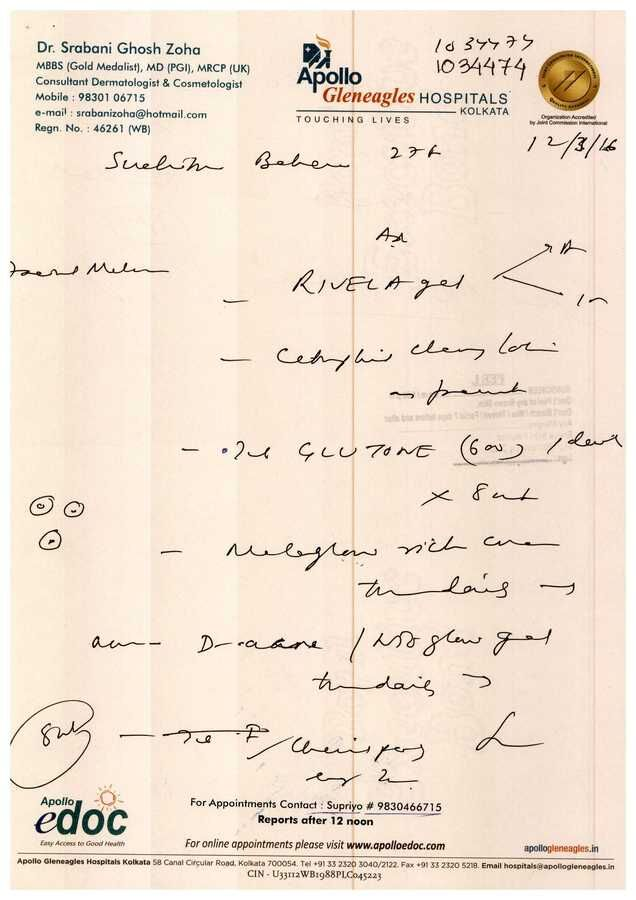
#> input picture 4.jpeg, 636 x 900 px, given in place of 60.jpg, which was not available
$ python skew.py
#> lines starting #> are read from the running program, lines starting #| are printed output that depends on the picture; pictures that were not available may be replaced by others from this repository, and a replacement may not be noted
# import the necessary packages
import numpy as np
import argparse
import cv2

image = cv2.imread("../temp/roiImg/60.jpg")
#> image is the input picture: shape (900, 636, 3); mean B, G, R 209.6, 225.2, 241
# cv2.imshow("fdfs", image)
# cv2.waitKey(0)
gray = cv2.cvtColor(image, cv2.COLOR_BGR2GRAY)
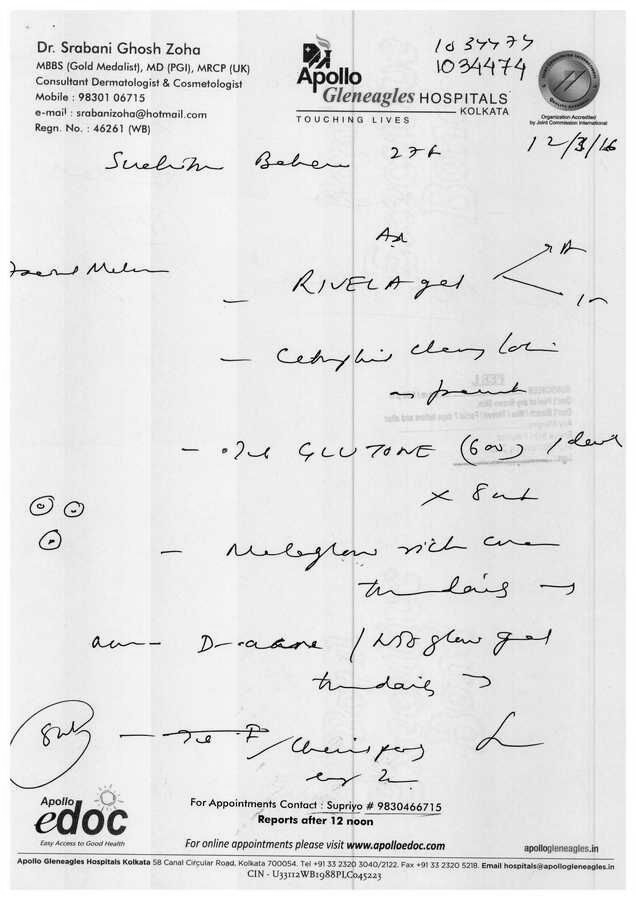
#> gray: shape (900, 636); min 0, max 255, mean 228.2
# gray = image
gray = cv2.bitwise_not(gray)
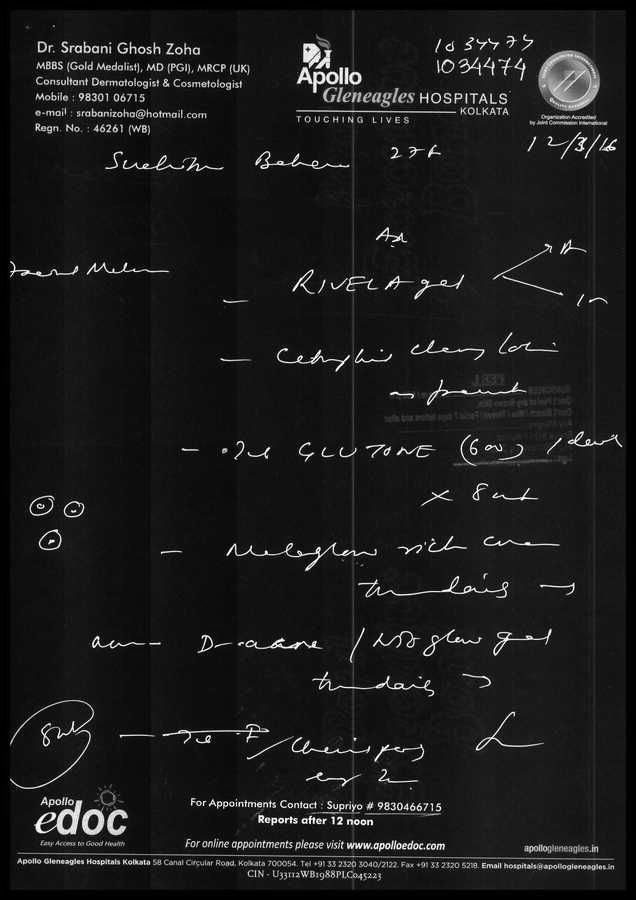
#> gray: shape (900, 636); min 0, max 255, mean 26.8
thresh = cv2.threshold(gray, 0, 255,cv2.THRESH_BINARY | cv2.THRESH_OTSU)[1]
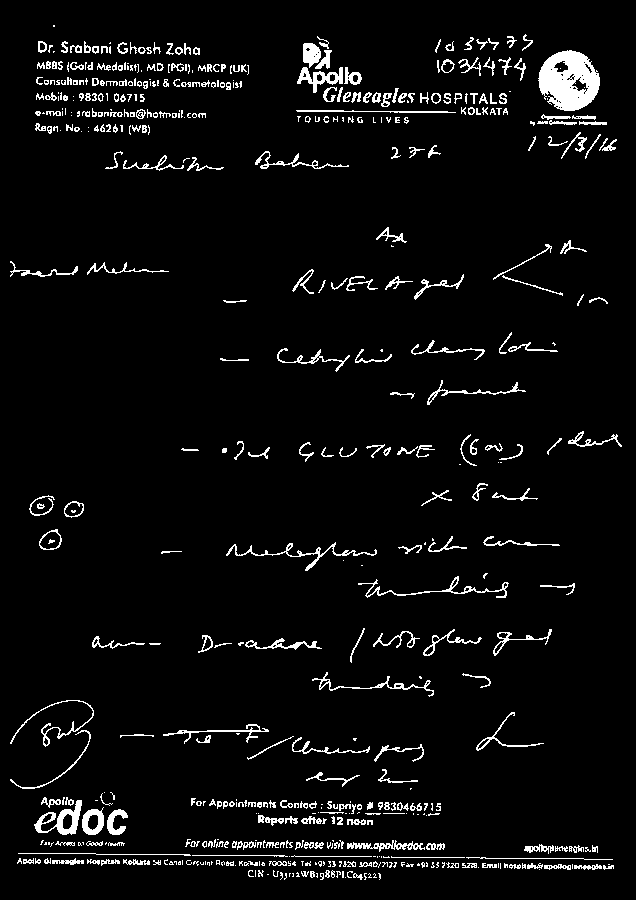
#> thresh: shape (900, 636); 4.7% white in thin lines or dots
coords = np.column_stack(np.where(thresh > 0))
#> coords = 27145 pairs, first value 25 to 879, second value 10 to 621
angle = cv2.minAreaRect(coords)[-1]
#> angle = -90
if angle < -45:
	angle = -(90 + angle)
#> angle = 0
else:
	angle = -angle
(h, w) = image.shape[:2]
#> h = 900; w = 636
center = (w // 2, h // 2)
#> center = (318, 450)
M = cv2.getRotationMatrix2D(center, angle, 1.0)
#> M = [[1, 0, 0], [0, 1, 0]]
rotated = cv2.warpAffine(image, M, (w, h), flags=cv2.INTER_CUBIC, borderMode=cv2.BORDER_REPLICATE)
cv2.imshow("Input", image)
cv2.imshow("Rotated", rotated)
cv2.waitKey(0)

$ run again, on src/utils/2.jpeg
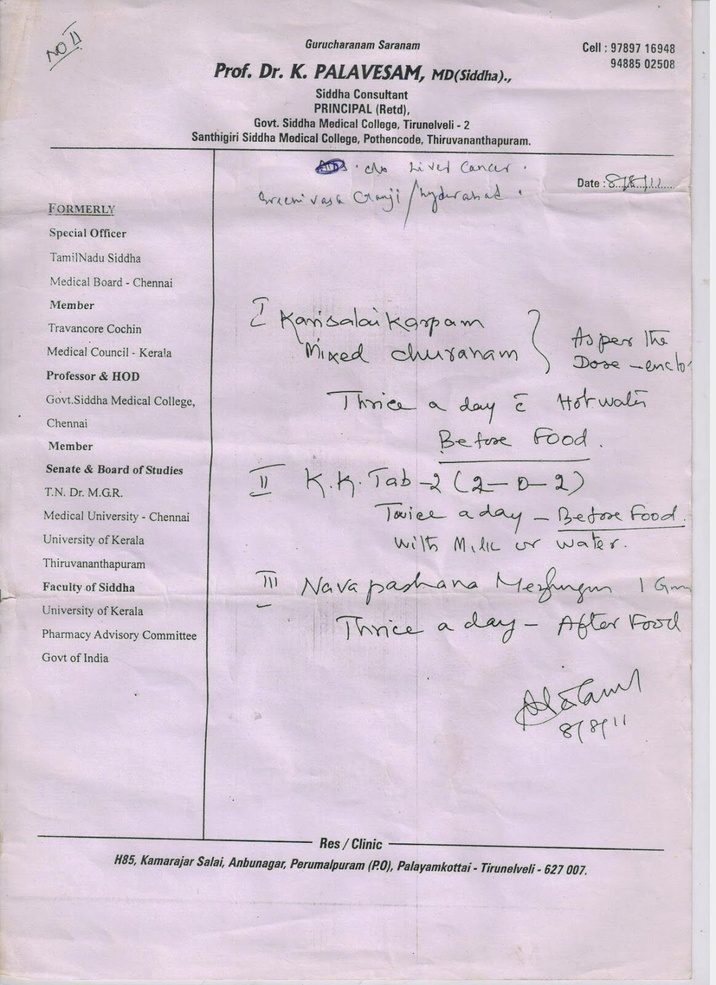
#> input picture src/utils/2.jpeg, 716 x 985 px, shrunk from 1164 x 1600 before the run, given in place of 60.jpg, which was not available
#> image is the input picture: shape (985, 716, 3); mean B, G, R 213.5, 201.1, 213.3
#> `gray = cv2.bitwise_not(gray)`:
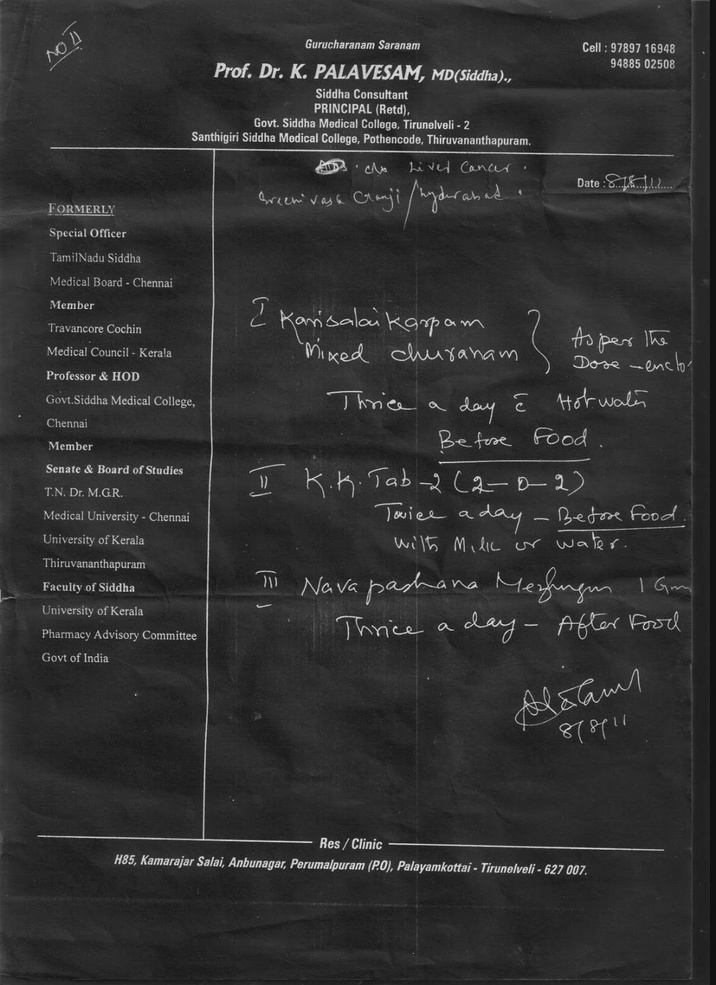
#> gray: shape (985, 716); min 11, max 237, mean 48.8
#> `thresh = cv2.threshold(gray, 0, 255,cv2.THRESH_BINARY | cv2.THRESH_OTS..`:
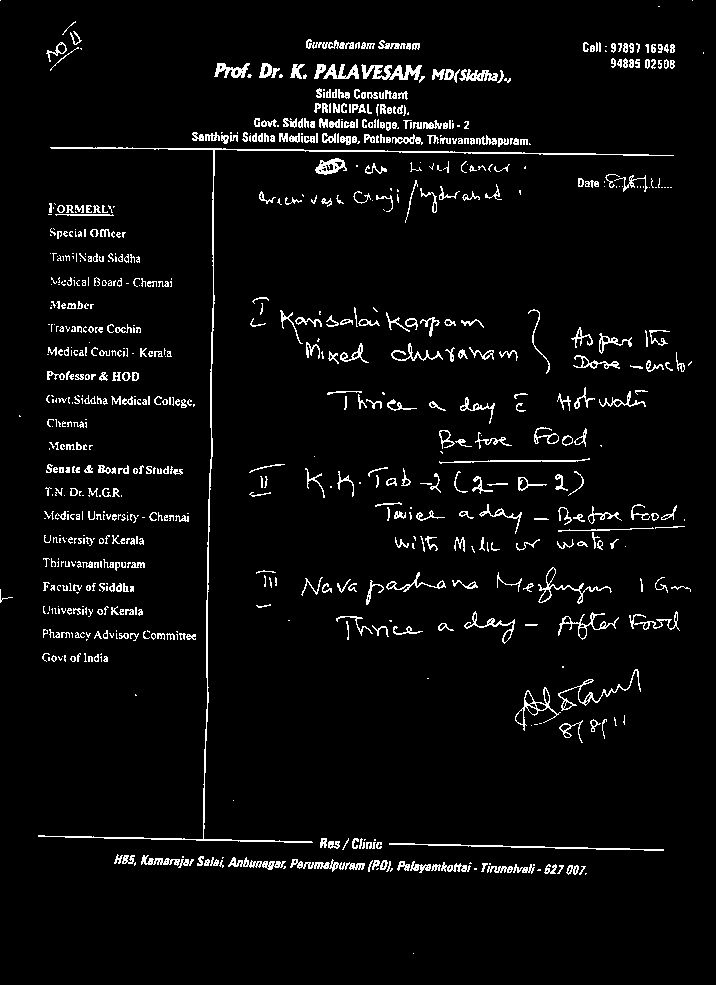
#> thresh: shape (985, 716); 4.4% white in thin lines or dots
#> coords = 30732 pairs, first value 0 to 953, second value 0 to 703
#> `angle = cv2.minAreaRect(coords)[-1]`: angle = -90
#> `angle = -(90 + angle)`: angle = 0
#> M = [[1, 0, 0], [0, 1, 0]]
